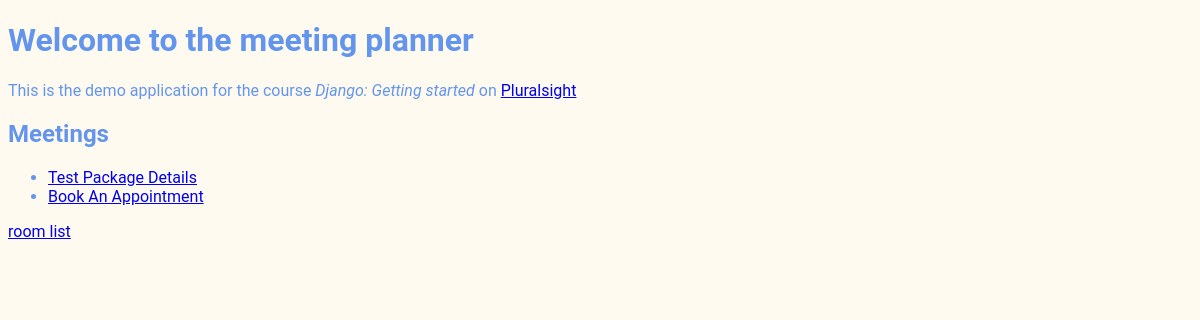
Before: / with the older database file.
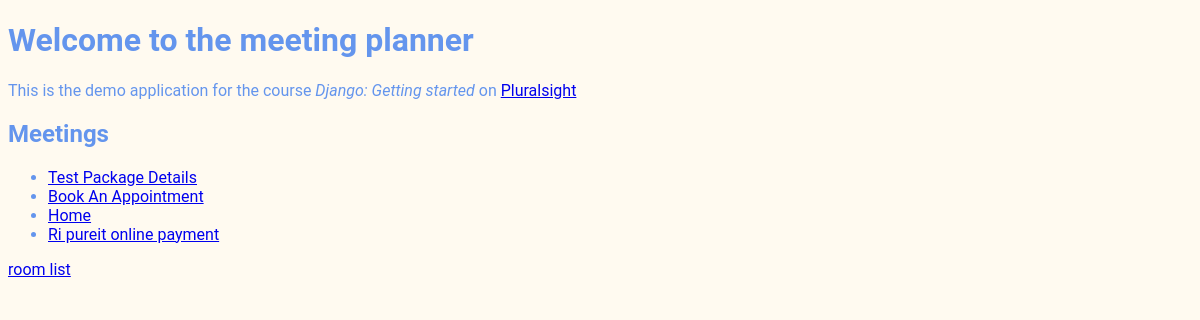
After: the same page with the newer database file.
### meetings/models.py (models this page shows, shortened)
class Meeting(models.Model):
    title = models.CharField(max_length=200)
    date = models.DateField()
    start_time = models.TimeField(default=time(9))
    duration = models.IntegerField(default=1)
    room = models.ForeignKey(Room, on_delete=models.CASCADE)

### website/views.py (the view)
# urls.py: path('', welcome, name='welcome'),
def welcome(request):
    return render(request, "website/welcome.html", {"message": Meeting.objects.all()})

### website/templates/website/welcome.html (shortened to what this page needs)
{% extends "base.html" %}
{% block content %}
<h1>Welcome to the meeting planner</h1>
<p>This is the demo application for the course
    <em>Django: Getting started</em> on <a href="https://www.pluralsight.com"> Pluralsight</a>
</p>
<h2>Meetings</h2>
<ul>{% for meeting in message %}
<li><a href="{% url 'details' meeting.id %}"> {{ meeting.title }}</a> </li>
{% endfor %}
</ul>
<a href="{% url 'room' %}">room list</a>
{% endblock %}

### website/templates/base.html (shortened to what this page needs)
{% load static %}
<!DOCTYPE html>
<html lang="en">
<head>
    <link rel="stylesheet" href="{% static 'website/website.css' %}">
</head>
<body>
{% block content %}
{% endblock %}
</body>
</html>

### website/static/website/website.css (style rules this page uses)
body { font-family: "Roboto", "Lucida Grande", "DejaVu Sans", "Bitstream Vera Sans", Verdana, Arial, sans-serif; background-color: floralwhite; color: cornflowerblue; }

Changed rows visible on the page:
added Meeting: title "Home"
added Meeting: title "Ri pureit online payment"
